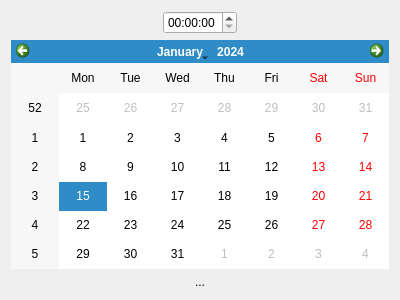
<?xml version="1.0" encoding="UTF-8"?>
<ui version="4.0">
 <class>MainWindow</class>
 <widget class="QMainWindow" name="MainWindow">
  <property name="geometry">
   <rect>
    <x>0</x>
    <y>0</y>
    <width>400</width>
    <height>300</height>
   </rect>
  </property>
  <property name="windowTitle">
   <string>PG00 - Calendar and Julian Dates</string>
  </property>
  <widget class="QWidget" name="centralWidget">
   <layout class="QVBoxLayout" name="verticalLayout">
    <item>
     <layout class="QHBoxLayout" name="horizontalLayout">
      <item>
       <spacer name="horizontalSpacer">
        <property name="orientation">
         <enum>Qt::Horizontal</enum>
        </property>
        <property name="sizeHint" stdset="0">
         <size>
          <width>40</width>
          <height>20</height>
         </size>
        </property>
       </spacer>
      </item>
      <item>
       <widget class="QTimeEdit" name="timeEdit"/>
      </item>
      <item>
       <spacer name="horizontalSpacer_2">
        <property name="orientation">
         <enum>Qt::Horizontal</enum>
        </property>
        <property name="sizeHint" stdset="0">
         <size>
          <width>40</width>
          <height>20</height>
         </size>
        </property>
       </spacer>
      </item>
     </layout>
    </item>
    <item>
     <widget class="QCalendarWidget" name="calendarWidget"/>
    </item>
    <item>
     <widget class="QLabel" name="label">
      <property name="text">
       <string>&lt;html&gt;&lt;head/&gt;&lt;body&gt;&lt;p align=&quot;center&quot;&gt;...&lt;/p&gt;&lt;/body&gt;&lt;/html&gt;</string>
      </property>
     </widget>
    </item>
   </layout>
  </widget>
 </widget>
 <layoutdefault spacing="6" margin="11"/>
 <resources/>
 <connections/>
</ui>
